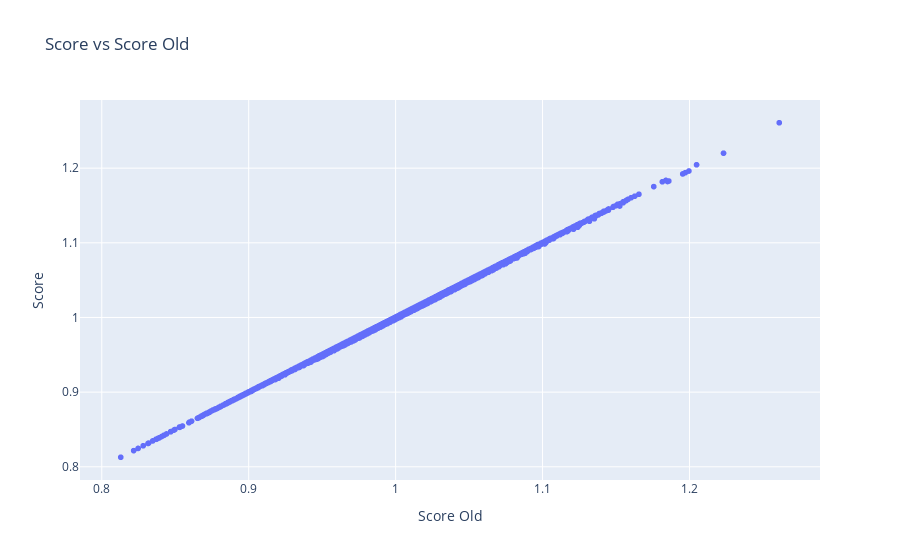

The notebook cell this image was saved under:
### Code cell
import plotly.express as px

fig = px.scatter(
    score_df,
    x="score_old",
    y="score",
    title="Score vs Score Old",
    labels={"score_old": "Score Old", "score": "Score"},
    hover_name=score_df.index.astype(str),
)
# fig.add_shape(
#     type="line",
#     x0=score_df["score_old"].min(),
#     y0=score_df["score_old"].min(),
#     x1=score_df["score_old"].max(),
#     y1=score_df["score_old"].max(),
#     line=dict(color="gray", dash="dash"),
# )
fig.show()

### Figure 1 — Plotly figure (JSON) as saved in the notebook; plotly's stock layout.template omitted (floating-point values rounded to 4 significant figures; data arrays with more than 128 entries replaced by an {"elided": "..."} marker saying what was removed)
{"data": [{"hovertemplate": "<b>%{hovertext}</b><br><br>Score Old=%{x}<br>Score=%{y}<extra></extra>", "hovertext": {"elided": "7470 str values"}, "legendgroup": "", "marker": {"color": "#636efa", "symbol": "circle"}, "mode": "markers", "name": "", "showlegend": false, "type": "scattergl", "x": {"elided": "7470 float values"}, "xaxis": "x", "y": {"elided": "7470 float values"}, "yaxis": "y"}], "layout": {"legend": {"tracegroupgap": 0}, "title": {"text": "Score vs Score Old"}, "xaxis": {"anchor": "y", "domain": [0, 1], "title": {"text": "Score Old"}}, "yaxis": {"anchor": "x", "domain": [0, 1], "title": {"text": "Score"}}}}
